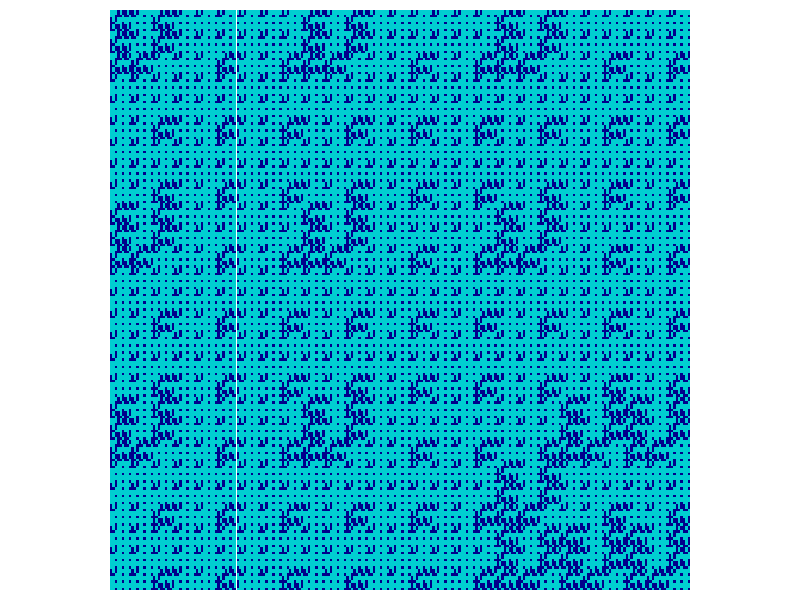

Generate this figure with R:
rule.list=list()
rule.list$haferman0=c(1,1,1,1,1,1,1,1,1)
rule.list$haferman1=c(0,1,0,1,0,1,0,1,0)
rule.list$sierpinski0=c(0,0,0,0,0,0,0,0,0)
rule.list$sierpinski1=c(1,1,1,1,0,1,1,1,1)
rule.list$box0=c(0,1,0,1,0,1,0,1,0)
rule.list$box1=c(1,1,1,1,1,1,1,1,1)
rule.list$sierbox0=c(0,1,0,1,0,1,0,1,0)
rule.list$sierbox1=c(1,1,1,1,0,1,1,1,1)
rule.list$boxdot0=c(0,0,0,0,1,0,0,0,0)
rule.list$boxdot1=c(1,1,1,1,0,1,1,1,1)
rule.list$sq3_0=c(0,0,0,1,0,1,0,0,0)
rule.list$sq3_1=c(1,0,1,0,1,0,1,0,1)
rule.list$twist0=c(0,1,0,0,1,0,0,1,0)
rule.list$twist1=c(1,0,0,1,1,1,0,0,1)
rule.list$hexad0=c(1,1,0,1,0,1,0,1,1)
rule.list$hexad1=c(0,0,0,0,1,0,0,0,0)

rule.list$var0=c(0,0,0,0,1,1,1,0,0)
rule.list$var1=c(1,1,1,1,1,1,0,1,1)

ini=c(1)
n=5
for (j in 1:n) {
  mlist=as.list(ini)
  mlist=lapply(mlist, function(x) if(x==0) matrix(data =rule.list$var0, nrow = 3, byrow = T) else matrix(data =rule.list$var1, nrow = 3, byrow = T))
  m=sqrt(length(mlist))
  mlist1=list()
  for (j in 1:m) {
    mlist1[[j]]=do.call(cbind, mlist[((j-1)*m+1):(m*j)])
  }
  mlist1=do.call(rbind, mlist1)
  ini=unlist(mlist1)
}
par(pty="s", mar=c(.5,.5,.5,.5))
image(mlist1, asp=1, col=c("darkblue", "darkturquoise"), axes=F)
# image(mlist1, asp=1, col=c("darkred", "gainsboro"), axes=F)
